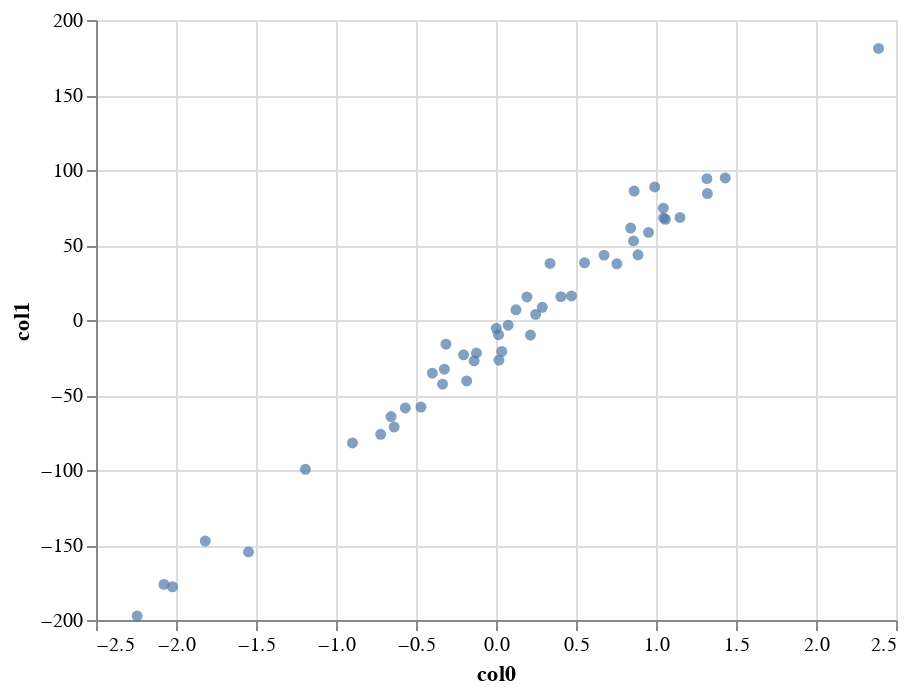

Write notebook code for a chart like this one.
### Code cell
X, y, m = make_regression(n_samples=50, n_features=1, noise=10, bias=-14.5, random_state=1234, coef=True)
make_chart(X,y)

### Figure 1 — Vega-Lite specification as saved in the notebook (floating-point values rounded to 4 significant figures)
{"config": {"view": {"continuousWidth": 400, "continuousHeight": 300}}, "data": {"name": "data-4972c5232e06aa65977a9e2f6cdac5c9"}, "mark": "circle", "encoding": {"x": {"field": "col0", "type": "quantitative"}, "y": {"field": "col1", "type": "quantitative"}}, "$schema": "https://vega.github.io/schema/vega-lite/v4.17.0.json", "datasets": {"data-4972c5232e06aa65977a9e2f6cdac5c9": [{"col0": 0.7554, "col1": 37.5}, {"col0": 0.3374, "col1": 37.73}, {"col0": -0.3341, "col1": -42.74}, {"col0": 0.4714, "col1": 16.05}, {"col0": 0.6756, "col1": 43.25}, {"col0": 0.1247, "col1": 6.787}, {"col0": -0.1831, "col1": -40.6}, {"col0": -2.021, "col1": -177.8}, {"col0": -1.191, "col1": -99.51}, {"col0": -0.3228, "col1": -32.77}, {"col0": 1.059, "col1": 67.15}, {"col0": -0.6365, "col1": -71.36}, {"col0": -0.2026, "col1": -23.19}, {"col0": -2.075, "col1": -176.3}, {"col0": 0.4055, "col1": 15.57}, {"col0": -0.7206, "col1": -76.18}, {"col0": 1.15, "col1": 68.37}, {"col0": -0.3127, "col1": -16.14}, {"col0": -0.5664, "col1": -58.66}, {"col0": 0.9919, "col1": 88.68}, {"col0": -0.1368, "col1": -27.2}, {"col0": 0.002118, "col1": -5.532}, {"col0": -2.243, "col1": -197.3}, {"col0": 1.046, "col1": 74.54}, {"col0": -0.1221, "col1": -21.92}, {"col0": 0.2478, "col1": 3.76}, {"col0": 0.8596, "col1": 52.74}, {"col0": 0.0762, "col1": -3.489}, {"col0": 0.01829, "col1": -26.79}, {"col0": 1.433, "col1": 94.71}, {"col0": 0.8872, "col1": 43.45}, {"col0": -1.817, "col1": -147.4}, {"col0": 1.321, "col1": 84.31}, {"col0": 0.2153, "col1": -10.05}, {"col0": -1.547, "col1": -154.6}, {"col0": 0.1934, "col1": 15.36}, {"col0": -0.656, "col1": -64.39}, {"col0": -0.8972, "col1": -81.99}, {"col0": 0.5534, "col1": 38.14}, {"col0": 0.0157, "col1": -9.782}, {"col0": 1.048, "col1": 68.04}, {"col0": 0.03614, "col1": -20.97}, {"col0": 0.9533, "col1": 58.41}, {"col0": 1.318, "col1": 94.24}, {"col0": 2.391, "col1": 181.0}, {"col0": -0.4693, "col1": -58.05}, {"col0": 0.8637, "col1": 85.98}, {"col0": 0.8417, "col1": 61.32}, {"col0": -0.3978, "col1": -35.41}, {"col0": 0.2891, "col1": 8.497}]}}
